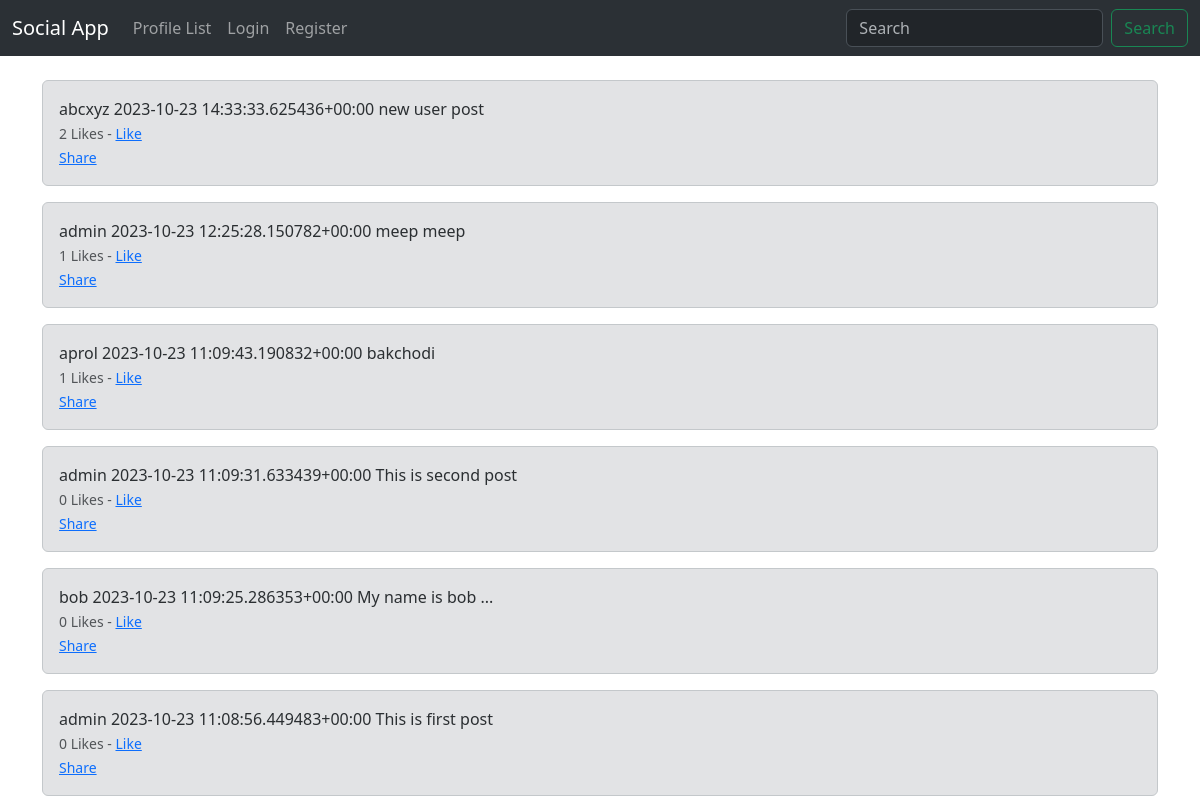
The page / on the database its author committed.
### app/models.py (models this page shows)
class Meep(models.Model):
    user = models.ForeignKey(User, related_name="meeps", on_delete=models.DO_NOTHING)
    body = models.CharField(max_length=200)
    created_at = models.DateTimeField(auto_now_add=True)
    likes = models.ManyToManyField(User, related_name="meep_like", blank=True)
    def number_of_likes(self):
        return self.likes.count()
    def __str__(self):
        return (
            f"{self.user} {self.created_at} {self.body}"
        )

### app/views.py (the view)
# urls.py: path('', views.home, name='home'),
def home(request):
    if request.user.is_authenticated:
        form = MeepForm(request.POST or None)
        if request.method == 'POST':
            if form.is_valid():
                meep = form.save(commit=False)
                meep.user = request.user
                meep.save()
                return redirect('home')
        meeps = Meep.objects.all().order_by('-created_at')
        return render(request, 'home.html', {'meeps': meeps, 'form': form})
    else:
        meeps = Meep.objects.all().order_by('-created_at')
        return render(request, 'home.html', {'meeps': meeps})

### app/templates/home.html (shortened to what this page needs)
{% extends "base.html" %}
{% block content %}
{% for meep in meeps %}
    <div class="alert alert-secondary" role="alert">
        {{ meep }}
        {% if user in meep.likes.all %}
        <div><small class="text-muted">{{ meep.number_of_likes }} Likes - <a href="{% url "meep_like" meep.id %}">Unike</a></small></div>
        {% else %}
        <div><small class="text-muted">{{ meep.number_of_likes }} Likes - <a href="{% url "meep_like" meep.id %}">Like</a></small></div>
        {% endif %}
        <div><small class="text-muted"><a href="{% url "share" meep.id %}">Share</a></small></div>
    </div>
{% endfor %}
{% endblock content %}

### rows shown on the page
Meep: user+created_at+body "abcxyz 2023-10-23 14:33:33.625436+00:00 new user post", number_of_likes "2"
Meep: user+created_at+body "admin 2023-10-23 12:25:28.150782+00:00 meep meep", number_of_likes "1"
Meep: user+created_at+body "aprol 2023-10-23 11:09:43.190832+00:00 bakchodi", number_of_likes "1"
Meep: user+created_at+body "admin 2023-10-23 11:09:31.633439+00:00 This is second post", number_of_likes "0"
Meep: user+created_at+body "bob 2023-10-23 11:09:25.286353+00:00 My name is bob ...", number_of_likes "0"
Meep: user+created_at+body "admin 2023-10-23 11:08:56.449483+00:00 This is first post", number_of_likes "0"
